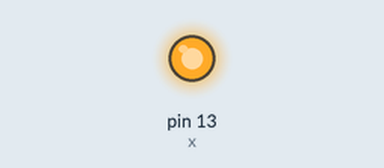
Recording of a sketch running on a simulated Arduino Uno, built with avr-gcc and run on an emulated ATmega328P. Parts: output pins drawn as LEDs (lit = HIGH).

Above: at 0.01 s.
At 2.0 s:
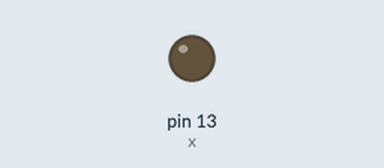
Timing chart, 0 to 3.5 s (numbered marks = the images above):
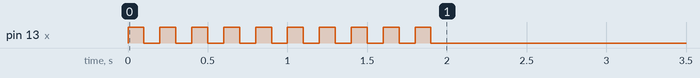

The sketch:

goto_state.ino
```cpp
int i;
int x=13;
void setup() {
pinMode(x,OUTPUT);
for(i=10;i>0;i--){
  digitalWrite(13,HIGH); delay(100);
  digitalWrite(13,LOW); delay(100);
}
}

void loop() {


}
```
